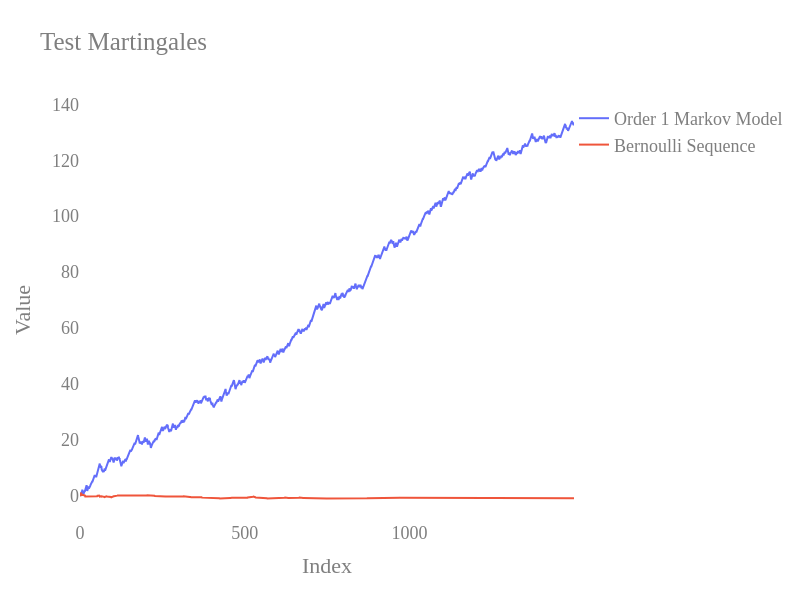

Notebook source saved alongside this figure:
### Code cell
fig = go.Figure()

fig.add_trace(
    go.Scatter(x=list(range(len(res))), y=res, name='Order 1 Markov Model')
)
fig.add_trace(
    go.Scatter(x=list(range(len(res_Bern))), y=res_Bern, name='Bernoulli Sequence')
)
fig.update_layout(
    title= f"Likelihood ratio martingales",
    xaxis_title="Index",
    yaxis_title="Value",
    showlegend=True,
    plot_bgcolor="white",  
    width=800,
    height=600,
    font=font_dict,
    hovermode="y",
    legend=dict(
        x=1,
        y=1,
        xanchor="left",
        yanchor="top",
    )
)
fig.show()

### Figure 1 — Plotly figure (JSON) as saved in the notebook; plotly's stock layout.template omitted (floating-point values rounded to 4 significant figures; data arrays with more than 128 entries replaced by an {"elided": "..."} marker saying what was removed)
{"data": [{"name": "Order 1 Markov Model", "type": "scatter", "x": {"elided": "1500 int values"}, "y": {"elided": "1500 float values"}}, {"name": "Bernoulli Sequence", "type": "scatter", "x": {"elided": "1500 int values"}, "y": {"elided": "1500 float values"}}], "layout": {"font": {"color": "#7f7f7f", "family": "Computer Modern", "size": 18}, "height": 600, "hovermode": "y", "legend": {"x": 1, "xanchor": "left", "y": 1, "yanchor": "top"}, "plot_bgcolor": "white", "showlegend": true, "title": {"text": "Test Martingales"}, "width": 800, "xaxis": {"title": {"text": "Index"}}, "yaxis": {"title": {"text": "Value"}}}}
